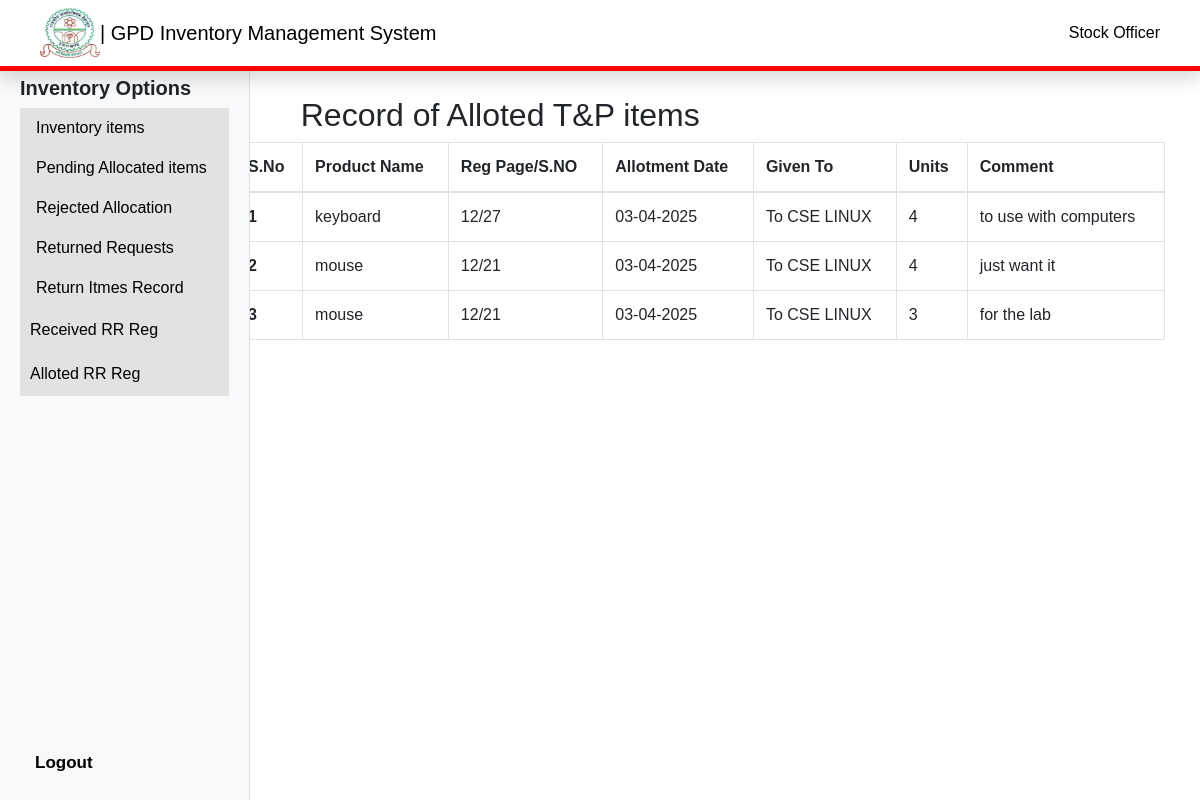
The page /inventory/alloted_t&p.php (signed in) on the database its author committed.
### tables this page shows
CREATE TABLE `rr_allocate_items` (
  `sno` int(10) UNSIGNED NOT NULL,
  `product_name` varchar(50) NOT NULL,
  `type` varchar(20) DEFAULT NULL,
  `rr_reg` varchar(10) DEFAULT NULL,
  `allotment_date` date NOT NULL DEFAULT curdate(),
  `branch` varchar(20) DEFAULT NULL,
  `lab` varchar(20) DEFAULT NULL,
  `unit_price` decimal(10,2) DEFAULT NULL,
  `units` int(10) UNSIGNED NOT NULL DEFAULT 0,
  `used_for` varchar(200) DEFAULT NULL
);

### inventory/alloted_t&p.php (the view, shortened to what this page needs)
<!DOCTYPE html>
<html lang="en">
<head>
    <link href="https://stackpath.bootstrapcdn.com/bootstrap/4.5.2/css/bootstrap.min.css" rel="stylesheet">
    <link rel="stylesheet" href="//cdn.datatables.net/2.2.2/css/dataTables.dataTables.min.css">
    <link rel="stylesheet" href="style.css">
</head>
<body>
    <?php include "../adminpanel/components/navbar.php" ?>
    <?php include "components/sidebar.php" ?>
    <div id="admin" class="right">
        <div class="p-3 ml-5 pl-4">
            <h2>Record of Alloted T&P items</h2>
        </div>
        <?php
        include "../_dbconnect.php";
        ?>
        <div class="container">
            <table class="table table-bordered" id="myTable">
                <thead>
                    <tr>
                        <th scope="col">S.No</th>
                        <th scope="col">Product Name</th>
                        <th scope="col">Reg Page/S.NO</th>
                        <th scope="col">Allotment Date</th>
                        <th scope="col">Given To</th>
                        <th scope="col">Units</th>
                        <th scope="col">Comment</th>
                    </tr>
                </thead>
                <tbody>
                    <?php
                    $sql = "SELECT * FROM `rr_allocate_items` WHERE `type` = 'T&P Item' ORDER BY `sno` DESC";
                    $result = mysqli_query($conn, $sql);
                    $sno = 0;
                    while ($row = mysqli_fetch_assoc($result)) {
                        $sno++;
                        $allotment_date = !empty($row['allotment_date']) ? date('d-m-Y', strtotime($row['allotment_date'])) : '';
                        echo '<tr>
                            <th scope="row">' . $sno . '</th>
                            <td>' . htmlspecialchars($row['product_name'], ENT_QUOTES, 'UTF-8') . '</td>
                            <td>' . htmlspecialchars($row['rr_reg'], ENT_QUOTES, 'UTF-8') . '</td>
                            <td>' . $allotment_date . '</td>
                            <td>' . htmlspecialchars("To " . $row['branch'], ENT_QUOTES, 'UTF-8') . "  " . htmlspecialchars($row['lab'], ENT_QUOTES, 'UTF-8') . '</td>
                            <td>' . $row['units'] . '</td>
                            <td>' . $row['used_for'] . '</td>
            </tr>';
                    }
                    ?>
                </tbody>
            </table>
        </div>
    </div>
</body>
</html>

### inventory/style.css (style rules this page uses)
* { margin: 0; padding: 0; box-sizing: border-box; }
body { font-family: Arial, sans-serif; background: #f4f4f4; }
.right { margin-top: 40px; margin-left: 200px; padding: 20px; min-height: calc(100vh - 56px); background: #fff; }

### inventory/alloted_t&p.php (style rules this page uses)
.right { position: relative; margin-top: 60px; }
h2 { padding-left: 1%; margin-bottom: -1%; }

### rows shown on the page
rr_allocate_items: product_name "keyboard", rr_reg "12/27", allotment_date "03-04-2025", branch "To CSE", lab "LINUX", units "4", used_for "to use with computers"
rr_allocate_items: product_name "mouse", rr_reg "12/21", allotment_date "03-04-2025", branch "To CSE", lab "LINUX", units "4", used_for "just want it"
rr_allocate_items: product_name "mouse", rr_reg "12/21", allotment_date "03-04-2025", branch "To CSE", lab "LINUX", units "3", used_for "for the lab"

### other values the page prints
$_SESSION['name'] "Stock Officer"
